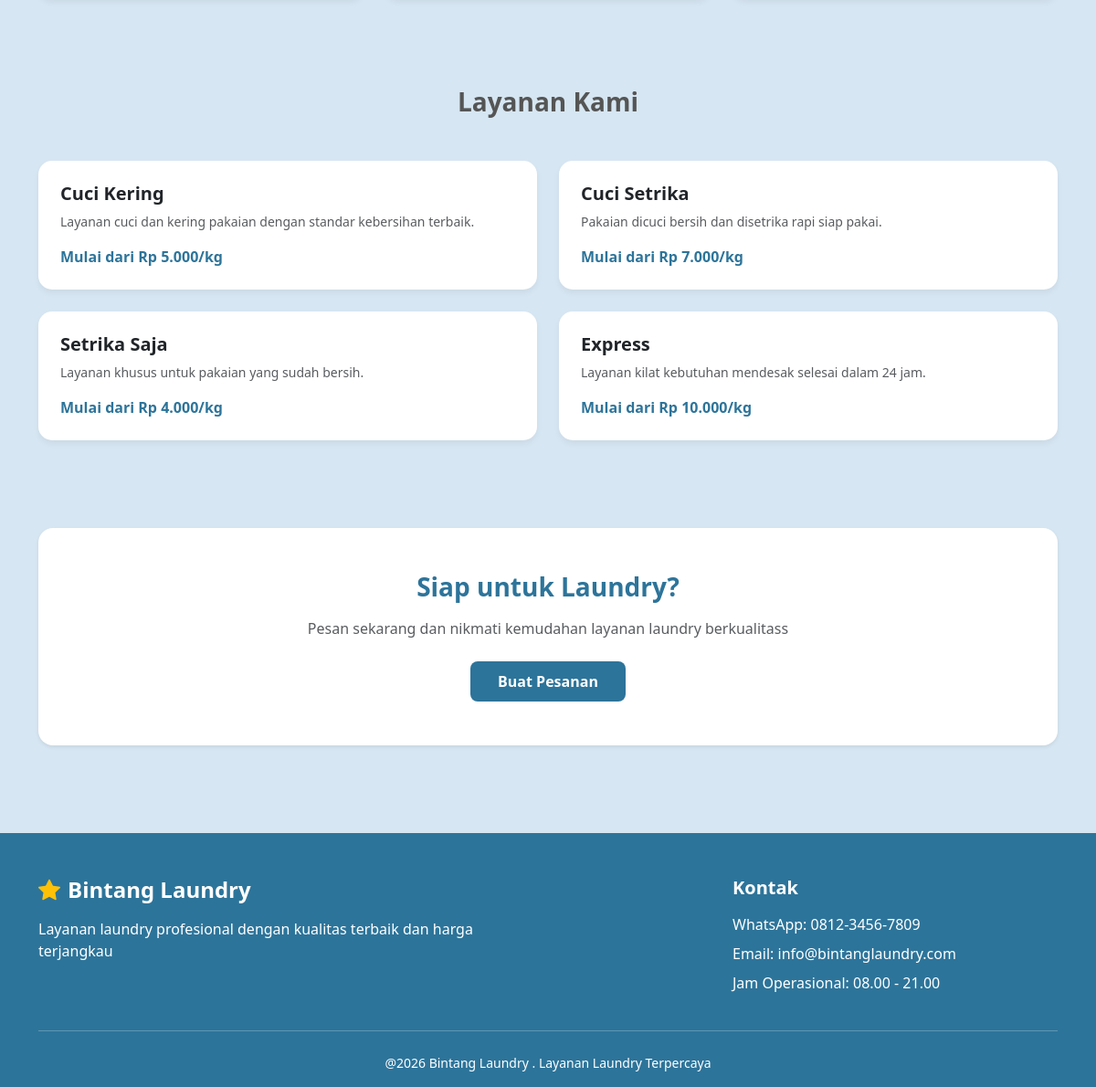
Before: / (lower part) with the older database file.
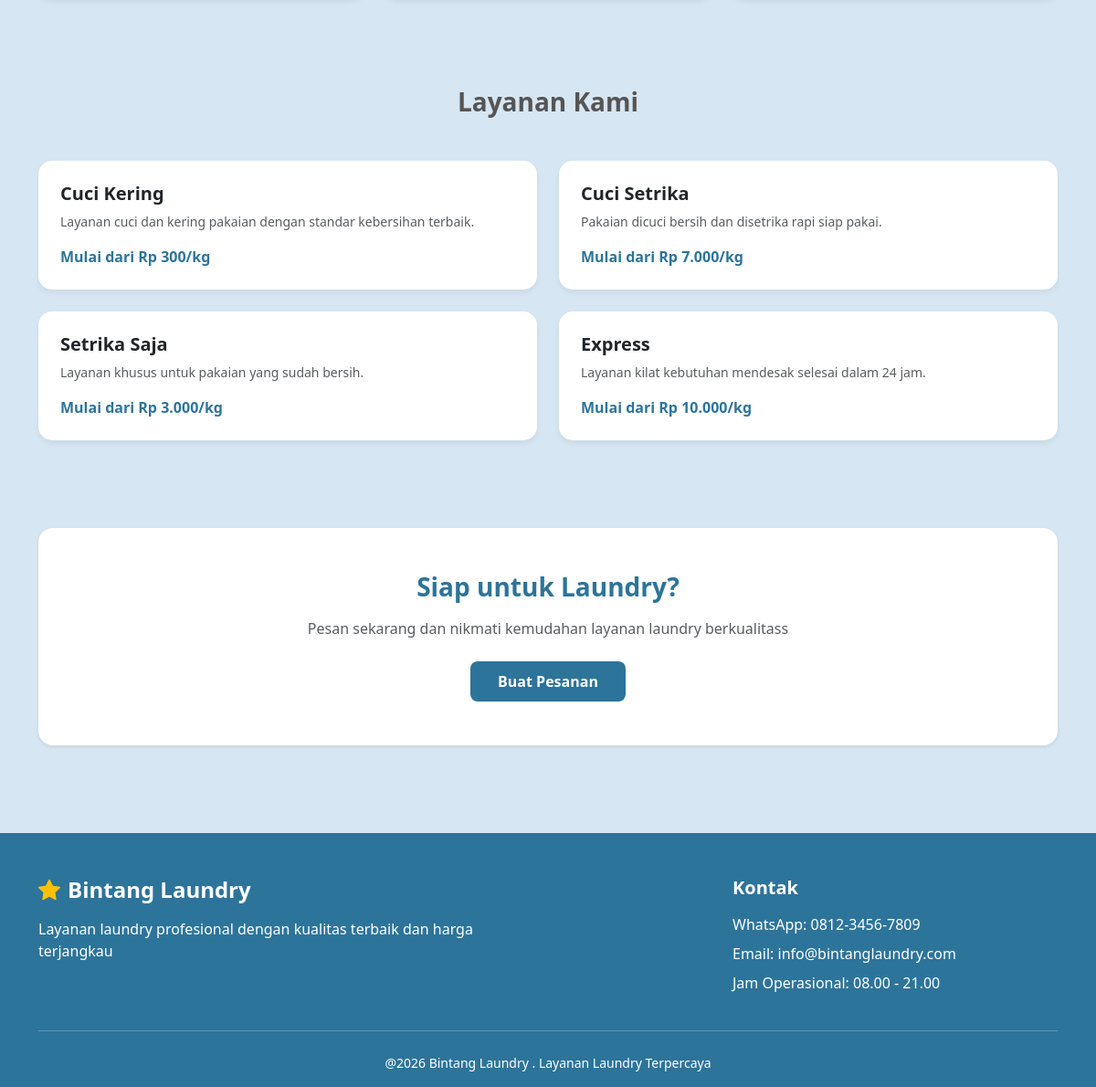
After: the same page with the newer database file.
### tables this page shows
CREATE TABLE `layanan` (
  `id_layanan` int NOT NULL,
  `nama_layanan` varchar(100) NOT NULL,
  `deskripsi` text NOT NULL,
  `harga_perkg` int NOT NULL,
  `harga_layanan` int NOT NULL
);

### index.php (the view, shortened to what this page needs)
<?php
include 'includes/header.php';
include 'includes.php';
$query = mysqli_query($conn, "SELECT * FROM layanan");
    $layanan = [];
    while($row = mysqli_fetch_assoc($query)){
        $layanan[$row['id_layanan']] = $row['harga_perkg'];
    }
?>
<section class="py-5">
</section>
<section class="py-5">
    <div class="container">
        <h3 class="fw-bold text-center mb-5" style="color: #555;">Layanan Kami</h3>
        <div class="row g-4">
            <?php
            $menu_layanan = [
                ["Cuci Kering", "Layanan cuci dan kering pakaian dengan standar kebersihan terbaik.", $layanan[1]],
                ["Cuci Setrika", "Pakaian dicuci bersih dan disetrika rapi siap pakai.",$layanan[2]],
                ["Setrika Saja", "Layanan khusus untuk pakaian yang sudah bersih.", $layanan[3]],
                ["Express", "Layanan kilat kebutuhan mendesak selesai dalam 24 jam.",$layanan[4]]
            ];
            foreach ($menu_layanan as $item) : ?>
                <div class="col-md-6">
                    <div class="card card-custom p-4 border-0">
                        <h5 class="fw-bold"><?= $item[0] ?></h5>
                        <p class="text-muted small"><?= $item[1] ?></p>
                        <p class="price-text mb-0">Mulai dari Rp <?= number_format($item[2], 0, ',', '.') ?>/kg</p>
                    </div>
                </div>
            <?php endforeach; ?>
        </div>
    </div>
</section>
<section class="py-5">
    <div class="container">
        <div class="bg-white rounded-4 p-5 text-center shadow-sm">
            <h3 class="fw-bold mb-3" style="color: #2d749a;">Siap untuk Laundry?</h3>
            <p class="text-muted mb-4">Pesan sekarang dan nikmati kemudahan layanan laundry berkualitass</p>
            <a href="pesan.php" class="btn btn-primary-custom fw-bold">Buat Pesanan</a>
        </div>
    </div>
</section>
<?php include 'includes/footer.php'; ?>

Changed rows visible on the page:
changed layanan "Cuci Kering": harga_perkg "5.000" → "300"
changed layanan "Setrika Saja": harga_perkg "4.000" → "3.000"
